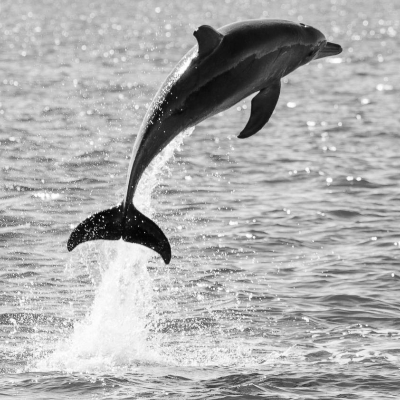
#> input picture cannyEdgeDetection/dolphin.png, 400 x 400 px
$ jupyter execute Canny_Edge_Detection.ipynb
#> lines starting #> are read from the running program, lines starting #| are printed output that depends on the picture; after the words box and inside, x2 and y2 are one past the last pixel; in counts of white or black regions, pixels touching at a corner belong together
# Canny Edge Detection
You are given an image of dolphin to detect the edge of this dolphin. For this section, experiments will be performed on the ’dolphin.png’ image.


1.	The 3 main hyperparameters of Canny Edge detection are the Gaussian Smoothing Kernel size (K), and the Lower (L) and Higher (H) Thresholds used for Hysteresis. In this section, we will observe the effect of changing these hyperparameters. You will experiment on 3 different values for all 3 parameters (K = 3,7,11, L = 50,100,150, H = 100,150,200). Vary the values of each hyper-parameter and keep other hyper-parameters constant. Do this procedure for all combination of hyper-parameters mentioned above. This should results in total 27 triplets of hyper-parameters. E.g., (K,L,H) = (3,50,100), (7,100,150), (11,150,200), ….
* Use the sigma value of the Gaussian kernel (or set 0 if you use OpenCV GaussianBlur or getGaussianKernel) and do not use fixed sigma value like 1:
sigma = 0.3*((K-1)*0.5 - 1) + 0.8

[cell 1]
#Modules
import cv2
import numpy as np
import matplotlib.pyplot as plt

#Input
dol = cv2.imread("dolphin.png", cv2.IMREAD_GRAYSCALE)
#> dol is the input picture: shape (400, 400); min 1, max 255, mean 173.6
ref = cv2.imread("dolphin_edge.png", cv2.IMREAD_GRAYSCALE)
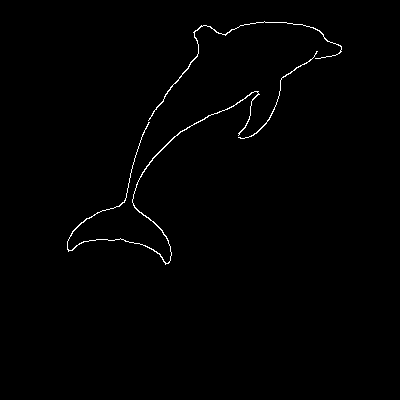
#> input picture cannyEdgeDetection/dolphin_edge.png, 400 x 400 px
#> ref: shape (400, 400); 0.74% white in thin lines or dots, all inside (x1, y1, x2, y2) = (67, 21, 342, 265)

Ks, Ls, Hs = (3, 7, 11), (50, 100, 150), (100, 150, 200)
sigma = lambda K: 0.3 * ((K - 1) * 0.5 - 1) + 0.8

def canny(K, L, H):
    blur = cv2.GaussianBlur(dol, (K, K), sigma(K))
    return cv2.Canny(blur, L, H)

combos = [(K, L, H) for K in Ks for L in Ls for H in Hs]
fig, axes = plt.subplots(3, 9, figsize=(27, 9))

#output
for ax, (K, L, H) in zip(axes.ravel(), combos):
    ax.imshow(canny(K, L, H), cmap="gray")
    ax.set_title(f"K={K}, L={L}, H={H}", fontsize=9)
    ax.axis("off")

plt.tight_layout()
plt.show()
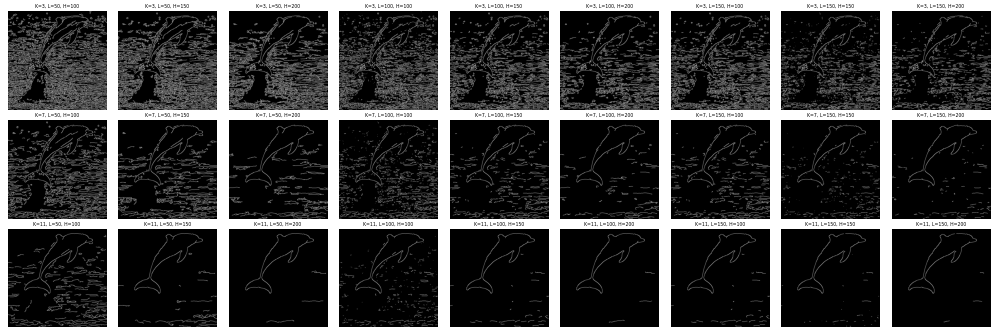
#> figure drawn by matplotlib, 27 panels

2.	Analyze how changes to the values of each hyperparameter K, L, and H affect the overall edge detection. Does increasing K or adjusting the thresholds influence the prominence or suppression of edges?

[cell 2]
#Modules
import cv2
import numpy as np
import matplotlib.pyplot as plt

#Input
fig, axes = plt.subplots(3, 3, figsize=(13, 13))
sets = [
    ("K", [(K, 100, 200) for K in Ks]),     # vary K, L=100, H=200
    ("L", [(7, L, 200) for L in Ls]),       # vary L, K=7, H=200
    ("H", [(7, 100, H) for H in Hs]),       # vary H, K=7, L=100
]

#Output
for r, (name, trip) in enumerate(sets):
    for c, (K, L, H) in enumerate(trip):
        e = canny(K, L, H)
        axes[r, c].imshow(e, cmap="gray")
        axes[r, c].set_title(f"vary {name}: K={K}, L={L}, H={H}\nedge pixels = {(e > 0).sum()}", fontsize=9)
        axes[r, c].axis("off")
plt.tight_layout()
plt.show()
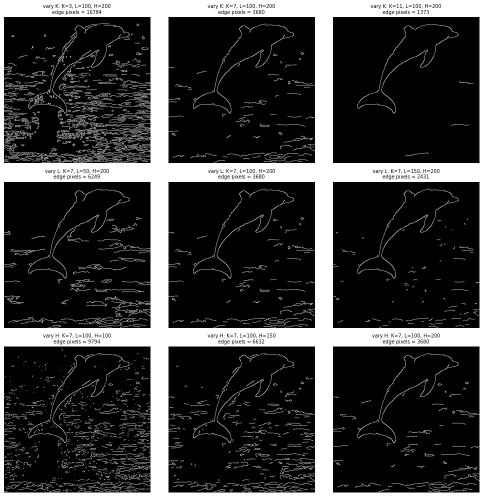
#> figure drawn by matplotlib, 9 panels
#> in canny (call 37), `return cv2.Canny(blur, L, H)`: returned value: shape (400, 400); 21% white in thin lines or dots

##Observation

Increasing the value of K (the kernel size) makes the smoothing stronger. This smooths out details like water texture, splashes and noise. As a result fewer edge pixels remain. For example when K is set to 3 the water ripples produce a number of edges—11,813 edge pixels when L is 150 and H is 200.. When K increases to 11 the number of edge pixels drops to 1,271. The dolphin’s outline becomes less precise because of the extra blur but it stays clean and well-defined.

The values of L and H—known as hysteresis thresholds—also play a role. Raising H means fewer pixels qualify as edges. Raising L makes it harder for weak edges to connect to ones. Both actions help suppress textured edges. So the edges from the water disappear first while the stronger edges of the dolphin stay. For example with K = 11 increasing the thresholds from L = 50 and H = 100 (which gives 7,713 edge pixels) to L = 150 and H = 200 (1,271 edge pixels) removes most of the clutter. When L and H are low the result includes much detail—everything, including water texture—and becomes very noisy.

Does increasing K. Adjusting the thresholds change the prominence or suppression of edges? Yes. Increasing K or raising L and H suppresses edges—like texture and noise—and keeps the strong ones. Lowering them makes more edges stand out. That includes edges that are not important like those, from water ripples. So the choice of K and the thresholds controls how much detail is kept and how clean the final image looks.

3.	Determine the optimal values of K,L, and H that isolate only the edges in the dolphin in ‘dolphin_edge.png’. Provide your observations and reasoning behind selecting these specific values.

[cell 3]
#Modules
import cv2
import numpy as np
import matplotlib.pyplot as plt

#Input
def f1_score(pred, gt, tol=3):
#> called with tol = 3
    k = cv2.getStructuringElement(cv2.MORPH_ELLIPSE, (2 * tol + 1, 2 * tol + 1))
    p, g = pred > 0, gt > 127
#> p: shape (400, 400) bool; 21% white in thin lines or dots
    prec = (p & (cv2.dilate(g.astype(np.uint8), k) > 0)).sum() / max(p.sum(), 1)
#> prec = 0.0465
    rec  = (g & (cv2.dilate(p.astype(np.uint8), k) > 0)).sum() / max(g.sum(), 1)
#> rec = 1
    return 2 * prec * rec / max(prec + rec, 1e-9), prec, rec

scores = sorted(((f1_score(canny(*c), ref), c) for c in combos), key=lambda t: t[0][0], reverse=True)
#> in canny (call 38), `return cv2.Canny(blur, L, H)`:
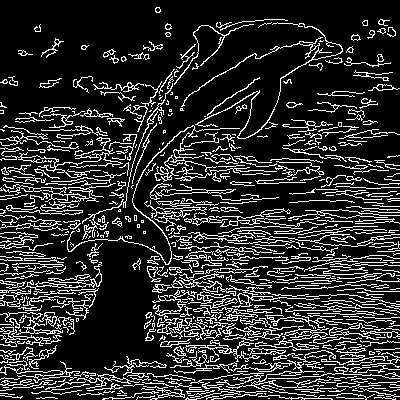
#> returned value: shape (400, 400); 18.1% white in thin lines or dots
#> in f1_score (call 2), `p, g = pred > 0, gt > 127`: p: shape (400, 400) bool; 18.1% white in thin lines or dots
#> in canny (call 39), `return cv2.Canny(blur, L, H)`:
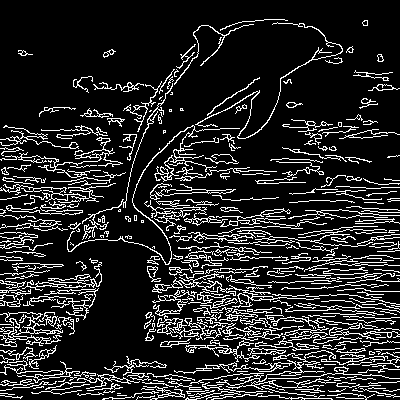
#> returned value: shape (400, 400); 15.3% white in thin lines or dots
#> in f1_score (call 3), `p, g = pred > 0, gt > 127`: p: shape (400, 400) bool; 15.3% white in thin lines or dots
#> in canny (call 40), `return cv2.Canny(blur, L, H)`:
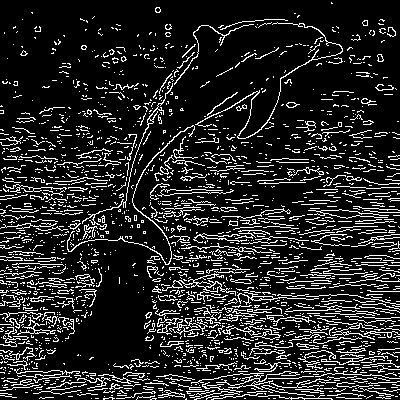
#> returned value: shape (400, 400); 15.2% white in thin lines or dots
#> in f1_score (call 4), `p, g = pred > 0, gt > 127`: p: shape (400, 400) bool; 15.2% white in thin lines or dots
#> in f1_score (call 5), `p, g = pred > 0, gt > 127`: p: shape (400, 400) bool; 12.9% white in thin lines or dots
#> in f1_score (call 6), `p, g = pred > 0, gt > 127`: p: shape (400, 400) bool; 10.5% white in thin lines or dots
#> in f1_score (call 8), `p, g = pred > 0, gt > 127`: p: shape (400, 400) bool; 8.8% white in thin lines or dots
#> in f1_score (call 9), `p, g = pred > 0, gt > 127`: p: shape (400, 400) bool; 7.4% white in thin lines or dots
#> in f1_score (call 10), `p, g = pred > 0, gt > 127`: p: shape (400, 400) bool; 11.3% white in thin lines or dots
#> in f1_score (call 11), `p, g = pred > 0, gt > 127`: p: shape (400, 400) bool; 7.1% white in thin lines or dots
#> in f1_score (call 12), `p, g = pred > 0, gt > 127`: p: shape (400, 400) bool; 3.9% white in thin lines or dots
#> in f1_score (call 13), `p, g = pred > 0, gt > 127`: p: shape (400, 400) bool; 6.1% white in thin lines or dots
#> in f1_score (call 14), `p, g = pred > 0, gt > 127`: p: shape (400, 400) bool; 4.1% white in thin lines or dots
#> in f1_score (call 15), `p, g = pred > 0, gt > 127`: p: shape (400, 400) bool; 2.3% white in thin lines or dots
#> in f1_score (call 17), `p, g = pred > 0, gt > 127`: p: shape (400, 400) bool; 2.4% white in thin lines or dots
#> in f1_score (call 18), `p, g = pred > 0, gt > 127`: p: shape (400, 400) bool; 1.5% white in thin lines or dots
#> in f1_score (call 19), `p, g = pred > 0, gt > 127`: p: shape (400, 400) bool; 4.8% white in thin lines or dots
#> in f1_score (call 20), `p, g = pred > 0, gt > 127`: p: shape (400, 400) bool; 1.7% white in thin lines or dots
#> in f1_score (call 21), `p, g = pred > 0, gt > 127`: p: shape (400, 400) bool; 0.94% white in thin lines or dots, all inside (x1, y1, x2, y2) = (67, 21, 392, 382)
#> in f1_score (call 22), `p, g = pred > 0, gt > 127`: p: shape (400, 400) bool; 2.2% white in thin lines or dots
#> in f1_score (call 23), `p, g = pred > 0, gt > 127`:
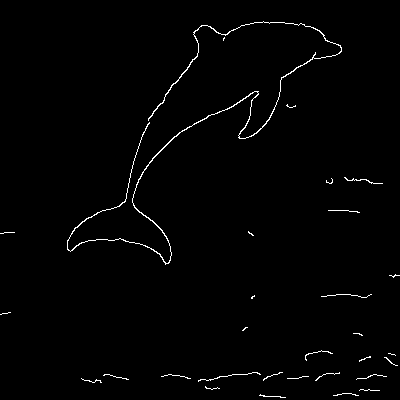
#> p: shape (400, 400) bool; 1.2% white in thin lines or dots
#> in f1_score (call 23), `prec = (p & (cv2.dilate(g.astype(np.uint8), k) > 0)).sum() / max(p.sum..`: prec = 0.636
#> in f1_score (call 24), `p, g = pred > 0, gt > 127`:
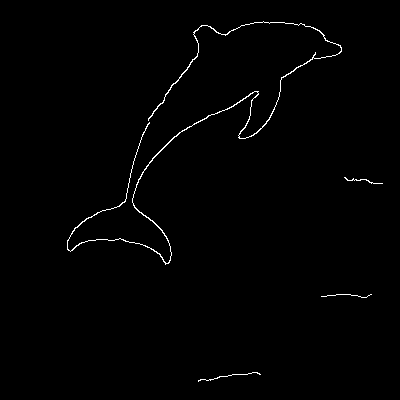
#> p: shape (400, 400) bool; 0.86% white in thin lines or dots, all inside (x1, y1, x2, y2) = (67, 21, 383, 382)
#> in f1_score (call 24), `prec = (p & (cv2.dilate(g.astype(np.uint8), k) > 0)).sum() / max(p.sum..`: prec = 0.875
#> in f1_score (call 26), `p, g = pred > 0, gt > 127`:
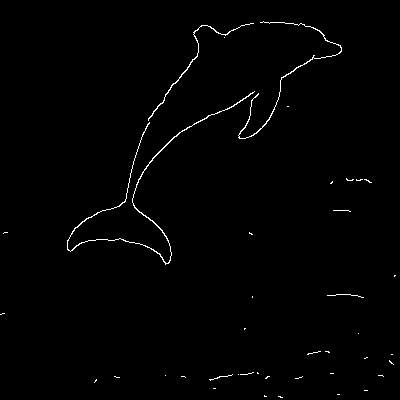
#> p: shape (400, 400) bool; 0.91% white in thin lines or dots
#> in f1_score (call 26), `prec = (p & (cv2.dilate(g.astype(np.uint8), k) > 0)).sum() / max(p.sum..`: prec = 0.82
#> in f1_score (call 26), `rec  = (g & (cv2.dilate(p.astype(np.uint8), k) > 0)).sum() / max(g.sum..`: rec = 0.997
#> in f1_score (call 27), `p, g = pred > 0, gt > 127`: p: shape (400, 400) bool; 0.79% white in thin lines or dots, all inside (x1, y1, x2, y2) = (67, 21, 372, 381)
#> scores = 27 items
print("Top 5 combos: (F1, precision, recall), (K, L, H)")
for (f, p, r), c in scores[:5]:
    print(f"  F1={f:.3f}  P={p:.2f}  R={r:.2f}  {c}")
#> this loop made 5 passes
#> (f, p, r, c) on passes 1 to 5: (0.965, 0.934, 0.997, (11, 150, 200)), (0.934, 0.875, 1, (11, 100, 200)), (0.9, 0.82, 0.997, (11, 150, 150)), (0.891, 0.803, 1, (11, 50, 200)), (0.777, 0.636, 1, (11, 100, 150))
#|   F1=0.965  P=0.93  R=1.00  (11, 150, 200)
#|   F1=0.934  P=0.88  R=1.00  (11, 100, 200)
#|   F1=0.900  P=0.82  R=1.00  (11, 150, 150)
#|   F1=0.891  P=0.80  R=1.00  (11, 50, 200)
#|   F1=0.777  P=0.64  R=1.00  (11, 100, 150)

K, L, H = scores[0][1]
#> K = 11; L = 150; H = 200
fig, axes = plt.subplots(1, 3, figsize=(15, 5))
for ax, im, t in zip(axes, [dol, ref, canny(K, L, H)],
                    ["Original dolphin", "Target edge (dolphin_edge.png)", f"Best: K={K}, L={L}, H={H}"]):
    ax.imshow(im, cmap="gray"); ax.set_title(t); ax.axis("off")
#> this loop made 3 passes
#> t on passes 1 to 3: 'Original dolphin', 'Target edge (dolphin_edge.png)', 'Best: K=11, L=150, H=200'
plt.tight_layout()
plt.show()
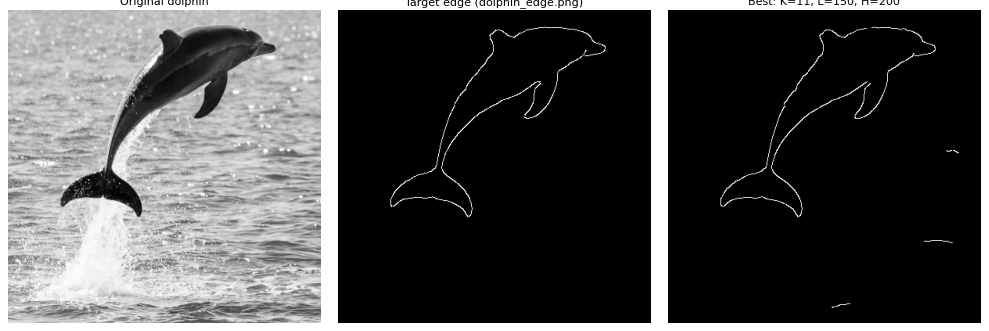
#> figure drawn by matplotlib, 3 panels
